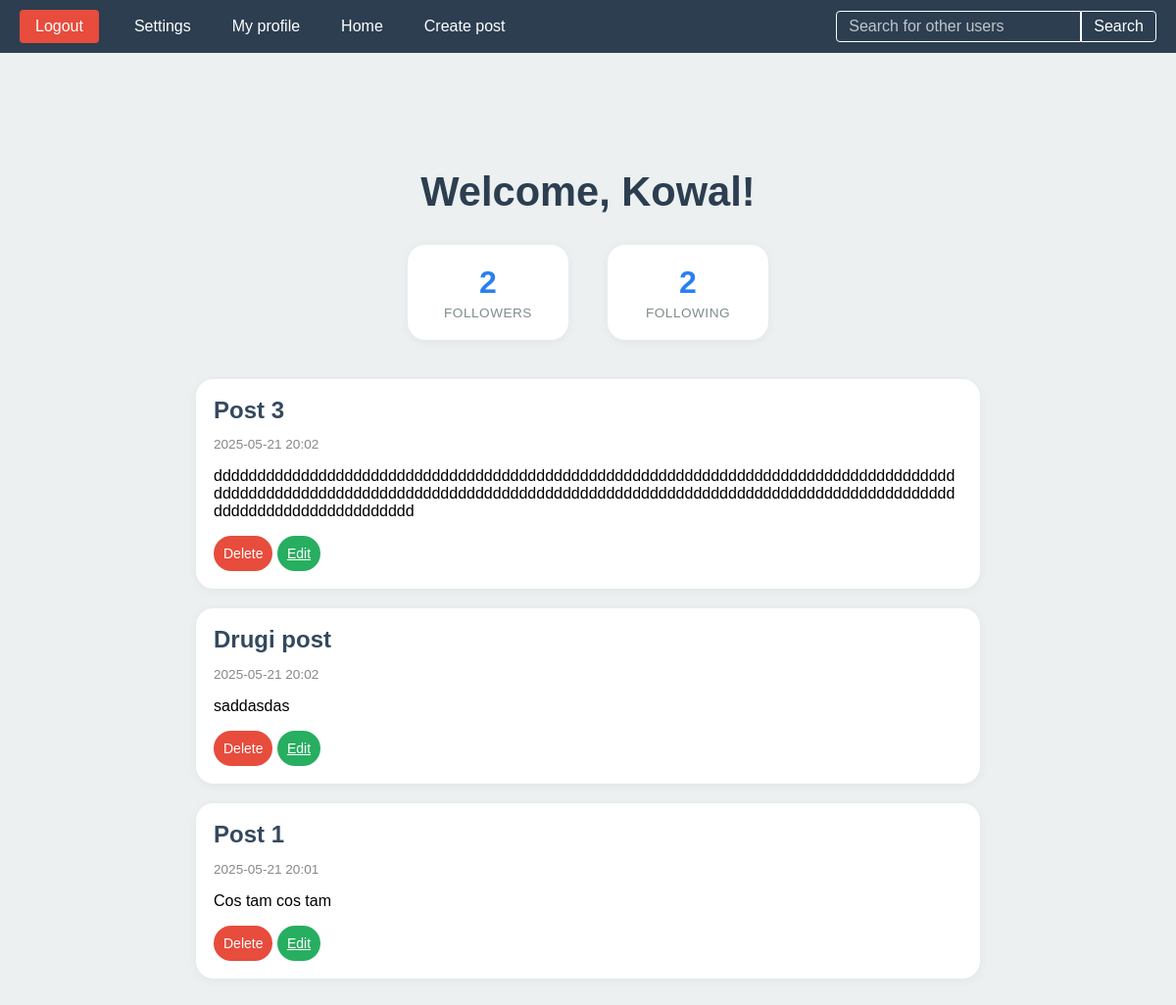
Screenshot of /my-profile/ (signed in) with the database file from the repository.
### profiles/models.py (models this page shows, shortened)
class Profile(models.Model):
    user = models.OneToOneField(User, on_delete=models.CASCADE)
    follows = models.ManyToManyField("self", related_name='followers', blank=True,symmetrical=False)
    bio = models.TextField(blank=True)
    def get_follows_number(self):
        return self.follows.count()
    def get_followers_number(self):
        return self.followers.count()

### post/models.py (models this page shows, shortened)
class Post(models.Model):
    user = models.ForeignKey(User, on_delete=models.CASCADE)
    title = models.CharField(max_length= 250)
    likes = models.ManyToManyField(User, related_name='Post_likes')
    slug = models.SlugField(null = False,default='')
    content = models.TextField(null=False)
    date_posted = models.DateTimeField(auto_now_add=True)
    image = models.ImageField(upload_to = 'post_images/',blank = True, null= True)
    class Meta:
        unique_together = ('user', 'slug')
    def get_absolute_url(self):
        return reverse('post_detail', kwargs={'id':self.id, 'slug': self.slug})

### user/views.py (the view)
# urls.py: path('my-profile/' , my_profile , name='my_profile'),
@login_required
def my_profile(request):
    username = request.user.username
    posts = Post.objects.filter(user=request.user).order_by('-date_posted')
    return render(request, 'my_profile.html', {'username':username, 'posts':posts})

### templates/my_profile.html (shortened to what this page needs)
{% extends "base.html" %}
{% load static %}
{% block head %}
    <link rel="stylesheet" href="{% static 'profile.css' %}">
{% endblock %}
{% block content %}
    <div class="home-container">
        <h1>Welcome, {{ username }}!</h1>
        <div class="stats-container">
            <a href="{% url 'followers_list' user.profile.id %}" class="stat-item">
                <span class="stat-number">{{ user.profile.get_followers_number }}</span>
                <span class="stat-label">Followers</span>
            </a>
            <a href="{% url 'following_list' user.profile.id %}" class="stat-item">
                <span class="stat-number">{{ user.profile.get_follows_number }}</span>
                <span class="stat-label">Following</span>
            </a>
        </div>
        {% if posts %}
            <div class="posts-container">
                {% for post in posts %}
                    <div class="post-card">
                        <h2 class="post-title">
                            <a href="{{ post.get_absolute_url }}">{{ post.title }}</a>
                        </h2>
                        <p class="post-date">{{ post.date_posted|date:"Y-m-d H:i" }}</p>
                        <p>{{ post.content }}</p>
                        <div class="post-actions">
                            <form method="post" action="{% url 'deletePost' post.id %}" style="display:inline;">
                                <button class="delete-button">Delete</button>
                            </form>
                            <a href="{% url 'editPost' post.id %}" class="edit-button">Edit</a>
                        </div>
                    </div>
                {% endfor %}
            </div>
        {% else %}
            <div class="empty-state">
                <p>You haven't written any posts yet.</p>
                <a href="{% url 'createPost' %}" class="big-white-label">Create your first post</a>
            </div>
        {% endif %}
    </div>
{% endblock %}

### static/base.css (style rules this page uses)
body { margin: 0; padding: 0; font-family: Arial, sans-serif; display: flex; flex-direction: column; min-height: 100vh; background-color: #f5f6fa; }

### static/profile.css (style rules this page uses)
.home-container { max-width: 800px; margin: 40px auto; padding: 20px; position: relative; text-align: center; }
.home-container h1 { text-align: center; color: #2c3e50; margin-bottom: 20px; display: block; font-size: 2.6rem; font-weight: bold; }
.posts-container { margin-top: 30px; display: flex; flex-direction: column; gap: 20px; }
.post-card { background-color: #fff; border-radius: 18px; box-shadow: 0 2px 10px rgba(44, 62, 80, 0.06); padding: 18px; text-align: left; margin-bottom: 0; }
.post-card h2 { margin: 0 0 10px; color: #34495e; }
.post-card .post-title a { color: inherit; text-decoration: none; display: block; }
.post-card p { overflow-wrap: break-word; white-space: pre-wrap; }
.post-author, .post-date { font-size: 0.85em; color: #888; margin-bottom: 10px; }
.delete-button, .edit-button { color: white; border: none; padding: 10px; border-radius: 20px; font-size: 14px; cursor: pointer; transition: background 0.3s; }
.delete-button { background-color: #e74c3c; }
.edit-button { background-color: #27ae60; }
.stats-container { display: flex; justify-content: center; gap: 40px; margin: 30px 0 40px 0; flex-wrap: wrap; }
.stat-item { display: flex; flex-direction: column; align-items: center; padding: 18px 25px; background: #fff; border-radius: 18px; text-decoration: none; color: #2c3e50; transition: all 0.3s ease; box-shadow: 0 2px 10px rgba(44, 62, 80, 0.06); min-width: 110px; cursor: pointer; border: 2px solid transparent; }
.stat-number { font-size: 2rem; font-weight: bold; margin-bottom: 5px; display: block; color: #2980ef; }
.stat-label { font-size: 0.85rem; font-weight: 500; text-transform: uppercase; letter-spacing: 0.5px; color: #7f8c8d; }

### rows the page displays
Post: title "Post 3", date_posted "2025-05-21 20:02", content "ddddddddddddddddddddddddddddddddddddddddddddddddddddddddddddddddddddddddddddddddddddddddddddddddddddddddddddddddddddddddddddddddddddddddddddddddddddddddddddddddddddddddddddddddddddddddddddddddd"
Post: title "Drugi post", date_posted "2025-05-21 20:02", content "saddasdas"
Post: title "Post 1", date_posted "2025-05-21 20:01", content "Cos tam cos tam"

### other values shown
{{ username }} "Kowal"
{{ user.profile.get_followers_number }} "2"
{{ user.profile.get_follows_number }} "2"
